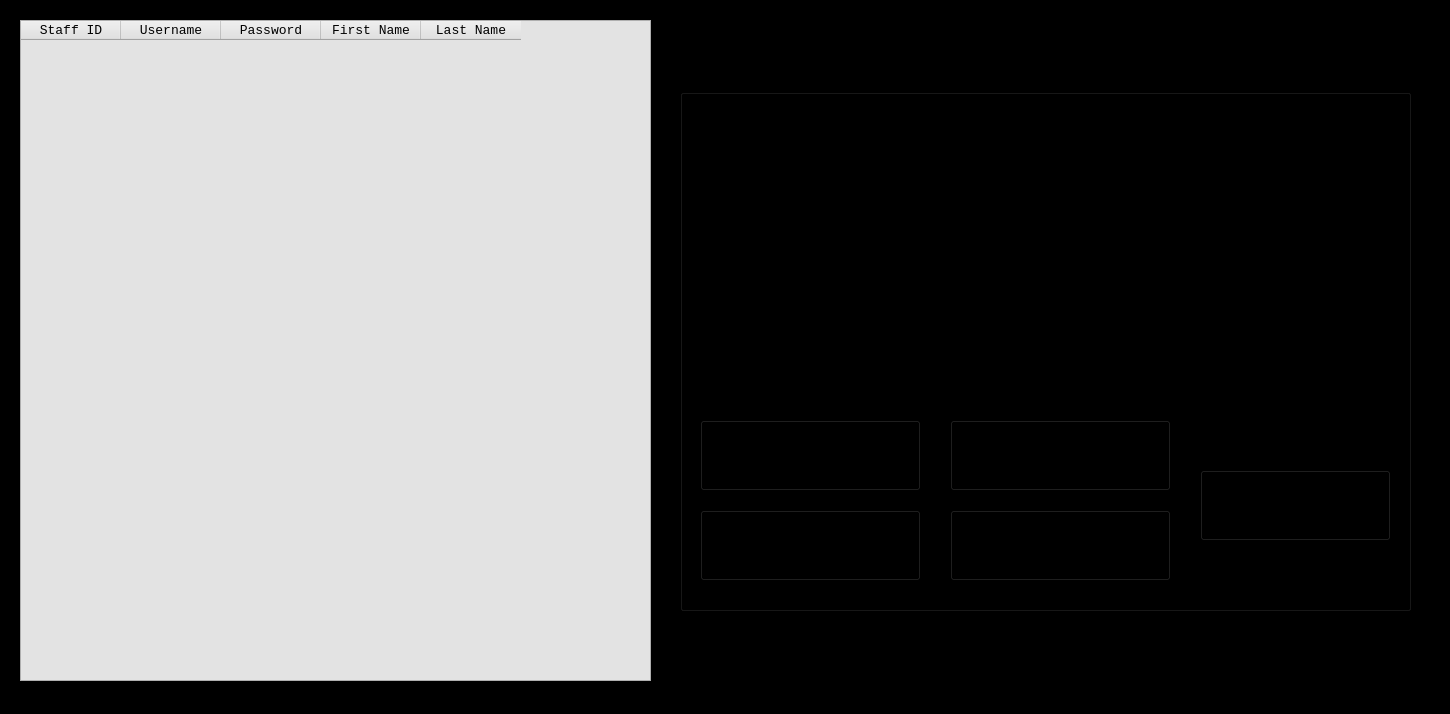
<?xml version="1.0" encoding="UTF-8"?>
<ui version="4.0">
 <class>Users</class>
 <widget class="QMainWindow" name="Users">
  <property name="geometry">
   <rect>
    <x>0</x>
    <y>0</y>
    <width>1450</width>
    <height>714</height>
   </rect>
  </property>
  <property name="sizePolicy">
   <sizepolicy hsizetype="Fixed" vsizetype="Fixed">
    <horstretch>0</horstretch>
    <verstretch>0</verstretch>
   </sizepolicy>
  </property>
  <property name="minimumSize">
   <size>
    <width>1450</width>
    <height>714</height>
   </size>
  </property>
  <property name="maximumSize">
   <size>
    <width>1450</width>
    <height>714</height>
   </size>
  </property>
  <property name="font">
   <font>
    <family>Consolas</family>
    <pointsize>10</pointsize>
   </font>
  </property>
  <property name="windowTitle">
   <string>Add and Manage Users</string>
  </property>
  <property name="windowIcon">
   <iconset resource="QRC_FILES/Users/USERS_LOGO.qrc">
    <normaloff>:/PIC/Pictures/Main_logo.jpg</normaloff>:/PIC/Pictures/Main_logo.jpg</iconset>
  </property>
  <property name="styleSheet">
   <string notr="true">background-color: rgb(0, 0, 0);</string>
  </property>
  <property name="unifiedTitleAndToolBarOnMac">
   <bool>false</bool>
  </property>
  <widget class="QWidget" name="centralwidget">
   <widget class="QGroupBox" name="groupBox">
    <property name="geometry">
     <rect>
      <x>680</x>
      <y>70</y>
      <width>731</width>
      <height>541</height>
     </rect>
    </property>
    <property name="font">
     <font>
      <family>Consolas</family>
      <pointsize>12</pointsize>
     </font>
    </property>
    <property name="styleSheet">
     <string notr="true">background-image: url(:/PIC/Pictures/BG.jpg);</string>
    </property>
    <property name="title">
     <string>Add Users</string>
    </property>
    <widget class="QLabel" name="label_6">
     <property name="geometry">
      <rect>
       <x>30</x>
       <y>40</y>
       <width>181</width>
       <height>21</height>
      </rect>
     </property>
     <property name="sizePolicy">
      <sizepolicy hsizetype="Fixed" vsizetype="Fixed">
       <horstretch>0</horstretch>
       <verstretch>0</verstretch>
      </sizepolicy>
     </property>
     <property name="font">
      <font>
       <family>Consolas</family>
       <pointsize>10</pointsize>
      </font>
     </property>
     <property name="lineWidth">
      <number>1</number>
     </property>
     <property name="text">
      <string>Staff ID</string>
     </property>
    </widget>
    <widget class="QLineEdit" name="lineEdit">
     <property name="geometry">
      <rect>
       <x>30</x>
       <y>70</y>
       <width>301</width>
       <height>31</height>
      </rect>
     </property>
     <property name="sizePolicy">
      <sizepolicy hsizetype="Fixed" vsizetype="Fixed">
       <horstretch>0</horstretch>
       <verstretch>0</verstretch>
      </sizepolicy>
     </property>
     <property name="font">
      <font>
       <family>Consolas</family>
       <pointsize>10</pointsize>
      </font>
     </property>
     <property name="focusPolicy">
      <enum>Qt::StrongFocus</enum>
     </property>
     <property name="styleSheet">
      <string notr="true">background-image: url(:/PIC/Pictures/TB_PIC.png);</string>
     </property>
     <property name="inputMethodHints">
      <set>Qt::ImhPreferLowercase|Qt::ImhPreferNumbers|Qt::ImhPreferUppercase|Qt::ImhSensitiveData</set>
     </property>
     <property name="frame">
      <bool>false</bool>
     </property>
     <property name="placeholderText">
      <string/>
     </property>
     <property name="clearButtonEnabled">
      <bool>false</bool>
     </property>
    </widget>
    <widget class="QLabel" name="label_7">
     <property name="geometry">
      <rect>
       <x>30</x>
       <y>110</y>
       <width>181</width>
       <height>21</height>
      </rect>
     </property>
     <property name="sizePolicy">
      <sizepolicy hsizetype="Fixed" vsizetype="Fixed">
       <horstretch>0</horstretch>
       <verstretch>0</verstretch>
      </sizepolicy>
     </property>
     <property name="font">
      <font>
       <family>Consolas</family>
       <pointsize>10</pointsize>
      </font>
     </property>
     <property name="lineWidth">
      <number>1</number>
     </property>
     <property name="text">
      <string>Username</string>
     </property>
    </widget>
    <widget class="QLineEdit" name="lineEdit_2">
     <property name="geometry">
      <rect>
       <x>30</x>
       <y>140</y>
       <width>301</width>
       <height>31</height>
      </rect>
     </property>
     <property name="sizePolicy">
      <sizepolicy hsizetype="Fixed" vsizetype="Fixed">
       <horstretch>0</horstretch>
       <verstretch>0</verstretch>
      </sizepolicy>
     </property>
     <property name="font">
      <font>
       <family>Consolas</family>
       <pointsize>10</pointsize>
      </font>
     </property>
     <property name="focusPolicy">
      <enum>Qt::StrongFocus</enum>
     </property>
     <property name="styleSheet">
      <string notr="true">background-image: url(:/PIC/Pictures/TB_PIC.png);</string>
     </property>
     <property name="inputMethodHints">
      <set>Qt::ImhPreferLowercase|Qt::ImhPreferNumbers|Qt::ImhPreferUppercase|Qt::ImhSensitiveData</set>
     </property>
     <property name="frame">
      <bool>false</bool>
     </property>
     <property name="placeholderText">
      <string/>
     </property>
     <property name="clearButtonEnabled">
      <bool>false</bool>
     </property>
    </widget>
    <widget class="QLabel" name="label_8">
     <property name="geometry">
      <rect>
       <x>380</x>
       <y>110</y>
       <width>181</width>
       <height>21</height>
      </rect>
     </property>
     <property name="sizePolicy">
      <sizepolicy hsizetype="Fixed" vsizetype="Fixed">
       <horstretch>0</horstretch>
       <verstretch>0</verstretch>
      </sizepolicy>
     </property>
     <property name="font">
      <font>
       <family>Consolas</family>
       <pointsize>10</pointsize>
      </font>
     </property>
     <property name="lineWidth">
      <number>1</number>
     </property>
     <property name="text">
      <string>Password</string>
     </property>
    </widget>
    <widget class="QLineEdit" name="lineEdit_3">
     <property name="geometry">
      <rect>
       <x>380</x>
       <y>140</y>
       <width>311</width>
       <height>31</height>
      </rect>
     </property>
     <property name="sizePolicy">
      <sizepolicy hsizetype="Fixed" vsizetype="Fixed">
       <horstretch>0</horstretch>
       <verstretch>0</verstretch>
      </sizepolicy>
     </property>
     <property name="font">
      <font>
       <family>Consolas</family>
       <pointsize>10</pointsize>
      </font>
     </property>
     <property name="focusPolicy">
      <enum>Qt::StrongFocus</enum>
     </property>
     <property name="styleSheet">
      <string notr="true">background-image: url(:/PIC/Pictures/TB_PIC.png);</string>
     </property>
     <property name="inputMethodHints">
      <set>Qt::ImhPreferLowercase|Qt::ImhPreferNumbers|Qt::ImhPreferUppercase|Qt::ImhSensitiveData</set>
     </property>
     <property name="frame">
      <bool>false</bool>
     </property>
     <property name="placeholderText">
      <string/>
     </property>
     <property name="clearButtonEnabled">
      <bool>false</bool>
     </property>
    </widget>
    <widget class="QLabel" name="label_9">
     <property name="geometry">
      <rect>
       <x>30</x>
       <y>190</y>
       <width>181</width>
       <height>21</height>
      </rect>
     </property>
     <property name="sizePolicy">
      <sizepolicy hsizetype="Fixed" vsizetype="Fixed">
       <horstretch>0</horstretch>
       <verstretch>0</verstretch>
      </sizepolicy>
     </property>
     <property name="font">
      <font>
       <family>Consolas</family>
       <pointsize>10</pointsize>
      </font>
     </property>
     <property name="lineWidth">
      <number>1</number>
     </property>
     <property name="text">
      <string>First Name</string>
     </property>
    </widget>
    <widget class="QLineEdit" name="lineEdit_4">
     <property name="geometry">
      <rect>
       <x>30</x>
       <y>220</y>
       <width>661</width>
       <height>31</height>
      </rect>
     </property>
     <property name="sizePolicy">
      <sizepolicy hsizetype="Fixed" vsizetype="Fixed">
       <horstretch>0</horstretch>
       <verstretch>0</verstretch>
      </sizepolicy>
     </property>
     <property name="font">
      <font>
       <family>Consolas</family>
       <pointsize>10</pointsize>
      </font>
     </property>
     <property name="focusPolicy">
      <enum>Qt::StrongFocus</enum>
     </property>
     <property name="styleSheet">
      <string notr="true">background-image: url(:/PIC/Pictures/TB_PIC.png);</string>
     </property>
     <property name="inputMethodHints">
      <set>Qt::ImhPreferLowercase|Qt::ImhPreferNumbers|Qt::ImhPreferUppercase|Qt::ImhSensitiveData</set>
     </property>
     <property name="frame">
      <bool>false</bool>
     </property>
     <property name="placeholderText">
      <string/>
     </property>
     <property name="clearButtonEnabled">
      <bool>false</bool>
     </property>
    </widget>
    <widget class="QLabel" name="label_10">
     <property name="geometry">
      <rect>
       <x>30</x>
       <y>270</y>
       <width>181</width>
       <height>21</height>
      </rect>
     </property>
     <property name="sizePolicy">
      <sizepolicy hsizetype="Fixed" vsizetype="Fixed">
       <horstretch>0</horstretch>
       <verstretch>0</verstretch>
      </sizepolicy>
     </property>
     <property name="font">
      <font>
       <family>Consolas</family>
       <pointsize>10</pointsize>
      </font>
     </property>
     <property name="lineWidth">
      <number>1</number>
     </property>
     <property name="text">
      <string>Last Name</string>
     </property>
    </widget>
    <widget class="QLineEdit" name="lineEdit_5">
     <property name="geometry">
      <rect>
       <x>30</x>
       <y>300</y>
       <width>661</width>
       <height>31</height>
      </rect>
     </property>
     <property name="sizePolicy">
      <sizepolicy hsizetype="Fixed" vsizetype="Fixed">
       <horstretch>0</horstretch>
       <verstretch>0</verstretch>
      </sizepolicy>
     </property>
     <property name="font">
      <font>
       <family>Consolas</family>
       <pointsize>10</pointsize>
      </font>
     </property>
     <property name="focusPolicy">
      <enum>Qt::StrongFocus</enum>
     </property>
     <property name="styleSheet">
      <string notr="true">background-image: url(:/PIC/Pictures/TB_PIC.png);</string>
     </property>
     <property name="inputMethodHints">
      <set>Qt::ImhPreferLowercase|Qt::ImhPreferNumbers|Qt::ImhPreferUppercase|Qt::ImhSensitiveData</set>
     </property>
     <property name="frame">
      <bool>false</bool>
     </property>
     <property name="placeholderText">
      <string/>
     </property>
     <property name="clearButtonEnabled">
      <bool>false</bool>
     </property>
    </widget>
    <widget class="QPushButton" name="pushButton">
     <property name="geometry">
      <rect>
       <x>20</x>
       <y>350</y>
       <width>221</width>
       <height>71</height>
      </rect>
     </property>
     <property name="font">
      <font>
       <family>Consolas</family>
       <pointsize>10</pointsize>
      </font>
     </property>
     <property name="focusPolicy">
      <enum>Qt::TabFocus</enum>
     </property>
     <property name="text">
      <string>Clear</string>
     </property>
     <property name="default">
      <bool>false</bool>
     </property>
     <property name="flat">
      <bool>false</bool>
     </property>
    </widget>
    <widget class="QPushButton" name="pushButton_2">
     <property name="geometry">
      <rect>
       <x>270</x>
       <y>350</y>
       <width>221</width>
       <height>71</height>
      </rect>
     </property>
     <property name="font">
      <font>
       <family>Consolas</family>
       <pointsize>10</pointsize>
      </font>
     </property>
     <property name="focusPolicy">
      <enum>Qt::TabFocus</enum>
     </property>
     <property name="text">
      <string>Save</string>
     </property>
     <property name="default">
      <bool>false</bool>
     </property>
     <property name="flat">
      <bool>false</bool>
     </property>
    </widget>
    <widget class="QPushButton" name="pushButton_3">
     <property name="geometry">
      <rect>
       <x>20</x>
       <y>440</y>
       <width>221</width>
       <height>71</height>
      </rect>
     </property>
     <property name="font">
      <font>
       <family>Consolas</family>
       <pointsize>10</pointsize>
      </font>
     </property>
     <property name="focusPolicy">
      <enum>Qt::TabFocus</enum>
     </property>
     <property name="text">
      <string>Refresh List</string>
     </property>
     <property name="default">
      <bool>false</bool>
     </property>
     <property name="flat">
      <bool>false</bool>
     </property>
    </widget>
    <widget class="QPushButton" name="pushButton_4">
     <property name="geometry">
      <rect>
       <x>270</x>
       <y>440</y>
       <width>221</width>
       <height>71</height>
      </rect>
     </property>
     <property name="font">
      <font>
       <family>Consolas</family>
       <pointsize>10</pointsize>
      </font>
     </property>
     <property name="focusPolicy">
      <enum>Qt::TabFocus</enum>
     </property>
     <property name="text">
      <string>Delete Selected User</string>
     </property>
     <property name="default">
      <bool>false</bool>
     </property>
     <property name="flat">
      <bool>false</bool>
     </property>
    </widget>
    <widget class="QPushButton" name="pushButton_5">
     <property name="geometry">
      <rect>
       <x>520</x>
       <y>400</y>
       <width>191</width>
       <height>71</height>
      </rect>
     </property>
     <property name="font">
      <font>
       <family>Consolas</family>
       <pointsize>10</pointsize>
      </font>
     </property>
     <property name="focusPolicy">
      <enum>Qt::TabFocus</enum>
     </property>
     <property name="text">
      <string>Update Record</string>
     </property>
     <property name="default">
      <bool>false</bool>
     </property>
     <property name="flat">
      <bool>false</bool>
     </property>
    </widget>
   </widget>
   <widget class="QTableWidget" name="tableWidget">
    <property name="geometry">
     <rect>
      <x>20</x>
      <y>20</y>
      <width>631</width>
      <height>661</height>
     </rect>
    </property>
    <property name="font">
     <font>
      <family>Consolas</family>
      <pointsize>10</pointsize>
     </font>
    </property>
    <property name="styleSheet">
     <string notr="true">background-color: rgb(227, 227, 227);</string>
    </property>
    <column>
     <property name="text">
      <string>Staff ID</string>
     </property>
     <property name="font">
      <font>
       <family>Consolas</family>
       <pointsize>10</pointsize>
      </font>
     </property>
    </column>
    <column>
     <property name="text">
      <string>Username</string>
     </property>
     <property name="font">
      <font>
       <family>Consolas</family>
       <pointsize>10</pointsize>
      </font>
     </property>
    </column>
    <column>
     <property name="text">
      <string>Password</string>
     </property>
     <property name="font">
      <font>
       <family>Consolas</family>
       <pointsize>10</pointsize>
      </font>
     </property>
    </column>
    <column>
     <property name="text">
      <string>First Name</string>
     </property>
     <property name="font">
      <font>
       <family>Consolas</family>
       <pointsize>10</pointsize>
      </font>
     </property>
    </column>
    <column>
     <property name="text">
      <string>Last Name</string>
     </property>
     <property name="font">
      <font>
       <family>Consolas</family>
       <pointsize>10</pointsize>
      </font>
     </property>
    </column>
   </widget>
  </widget>
 </widget>
 <resources>
  <include location="QRC_FILES/Users/USERS_LOGO.qrc"/>
  <include location="QRC_FILES/Users/USERS_TB_BG.qrc"/>
  <include location="QRC_FILES/Users/USERS_GB_BG.qrc"/>
 </resources>
 <connections/>
</ui>
